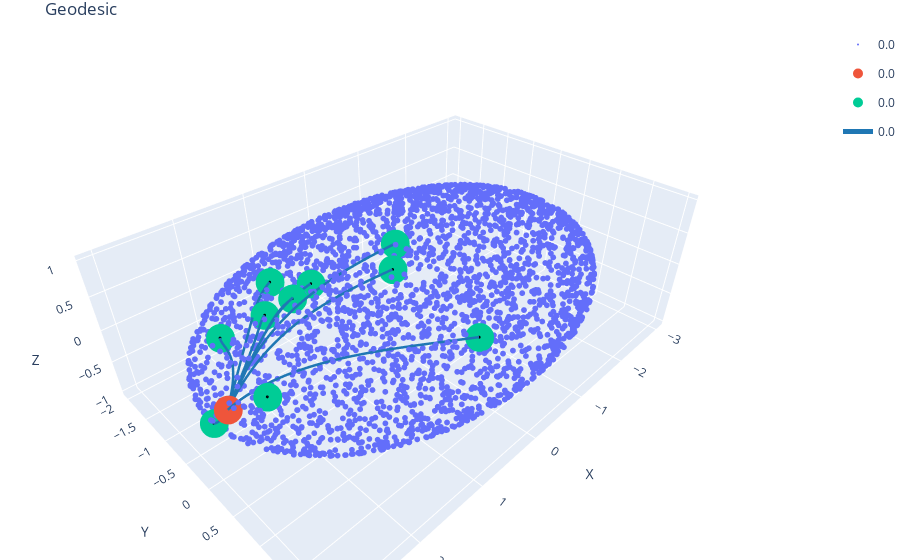
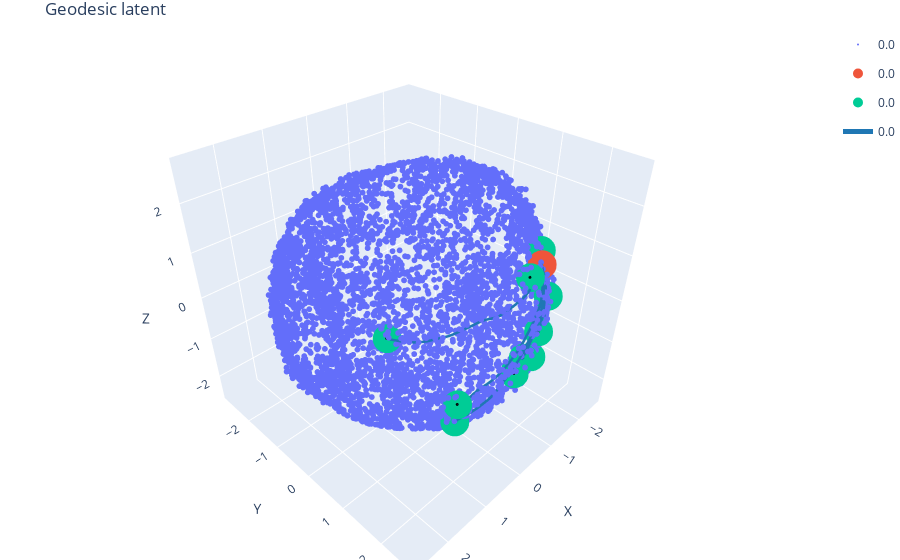
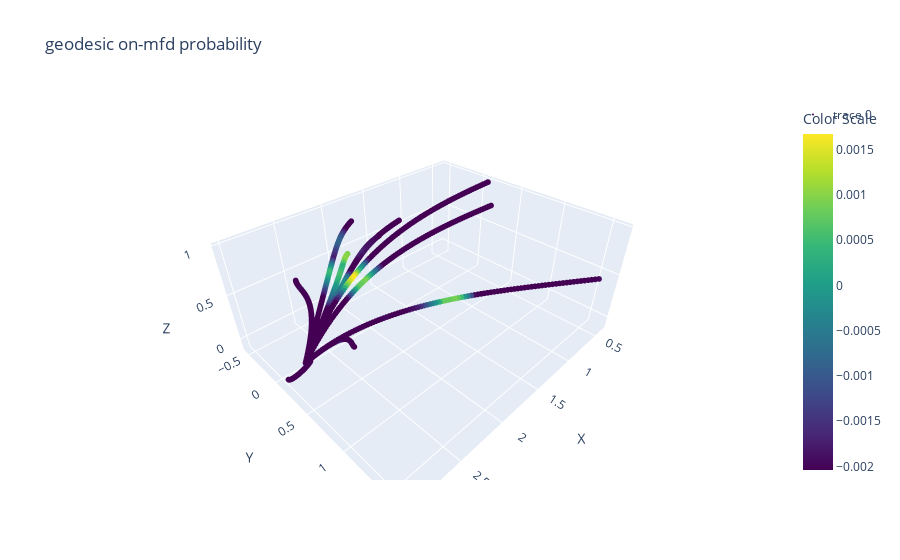

Notebook source saved alongside these figures, in order:
### Code cell
x0, x1, ids = next(iter(dataloader))
x0 = x0.to(device)
x1 = x1.to(device)
ids = ids.to(device)
x = x.to(device)
gbmodel = gbmodel.to(device)
with torch.no_grad():
    xhat = gbmodel(x0, x1, gbmodel.ts.to(device), ids)

xshape = xhat.shape
xflatten = xhat.flatten(0,1)
with torch.no_grad():
    zhat_flatten = model.encoder(xflatten)
    zhat = zhat_flatten.reshape(xshape[0], xshape[1], -1)
    z0 = model.encoder(x0)
    z1 = model.encoder(x1)

    fig = scatter(x.cpu().numpy(), s=2)
    fig = scatter(x0.detach().cpu().numpy(), s=10, fig=fig)
    fig = scatter(x1.detach().cpu().numpy(), s=10, fig=fig)
    fig = trajectories(xhat.detach().cpu().numpy(), s=5, fig=fig, title='Geodesic', filename='geodesic_ofm.html')
    fig.show()
if cfg_main.use_wandb:
    wandb.log({"geodesic": wandb.Plotly(fig)})

fig = scatter(z.cpu().numpy(), s=2)
fig = scatter(z0.detach().cpu().numpy(), s=10, fig=fig)
fig = scatter(z1.detach().cpu().numpy(), s=10, fig=fig)
fig = trajectories(zhat.detach().cpu().numpy(), s=5, fig=fig, title='Geodesic latent', filename=f'{results_path}/geodesic_latent.html')
fig.show()
if cfg_main.use_wandb:
    wandb.log({"geodesic_latent": wandb.Plotly(fig)})

with torch.no_grad():
    xconc = xhat.flatten(0, 1)
    probs = disc_func(xconc)
fig = scatter(xconc.cpu().numpy(), probs.cpu().numpy(), s=2, title='geodesic on-mfd probability', filename=f'{results_path}/geodesic_on_mfd_prob.html')
fig.show()
